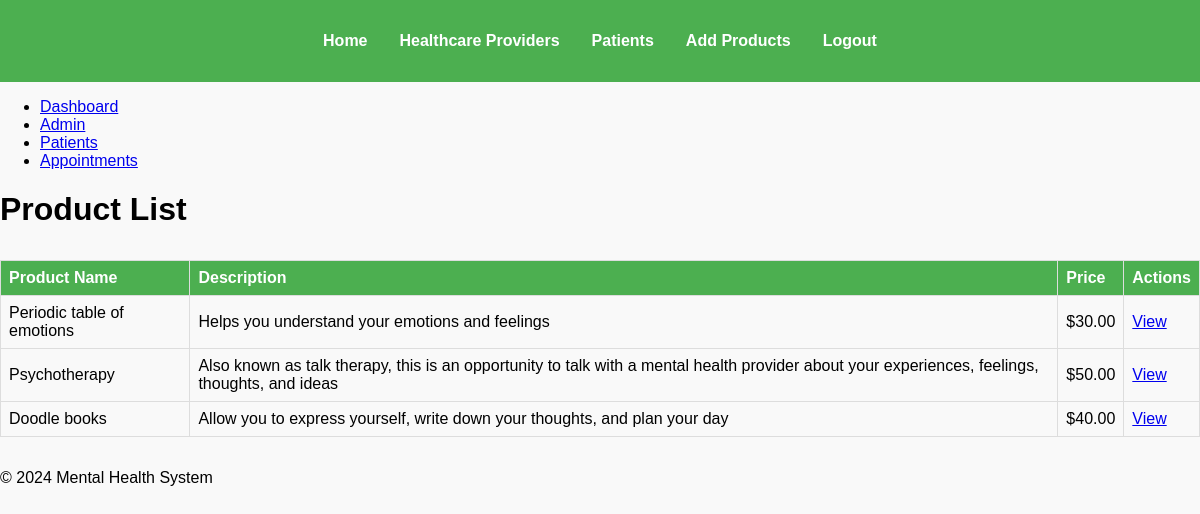
Screenshot of /products/ with the database file from the repository.
### records_app/models.py (models this page shows, shortened)
class Product(models.Model):
    product_name = models.CharField(max_length=200)
    description = models.TextField()
    price = models.DecimalField(max_digits=10, decimal_places=2)

### records_app/views.py (the view)
# urls.py: path('products/', views.product_list, name='product_list'),
def product_list(request):
    products = Product.objects.all()
    return render(request, 'providers/products/product_list.html', {'products': products})

### records_app/templates/providers/products/product_list.html (shortened to what this page needs)
{% extends "base.html" %}
{% block content %}
<h1>Product List</h1>
<table>
    <thead>
        <tr>
            <th>Product Name</th>
            <th>Description</th>
            <th>Price</th>
            <th>Actions</th>
        </tr>
    </thead>
    <tbody>
        {% for product in products %}
        <tr>
            <td>{{ product.product_name }}</td>
            <td>{{ product.description }}</td>
            <td>${{ product.price }}</td>
            <td>
                <a href="{% url 'product_detail' product.id %}">View</a>
            </td>
        </tr>
        {% endfor %}
    </tbody>
</table>
{% endblock %}

### records_app/templates/base.html (shortened to what this page needs)
{% load static %}
<!DOCTYPE html>
<html lang="en">
<head>
    <link rel="stylesheet" href="{% static 'css/styles.css' %}">
</head>
<body>
    <header>
        <nav class="top-nav">
            <ul>
                <li><a href="/">Home</a></li>
                <li><a href="/providers/dashboard/">Healthcare Providers</a></li>
                <li><a href="/patients/dashboard/">Patients</a></li>
                <li><a href="/products/add/">Add Products</a></li>
                <li><a href="/logout/">Logout</a></li>
            </ul>
        </nav>
    </header>
    <div class="layout">
        <aside class="sidebar">
            <ul>
                <li><a href="/dashboard/">Dashboard</a></li>
                <li><a href="/admin/customers/">Admin</a></li>
                <li><a href="/patients/dashboard/">Patients</a></li>
                <li><a href="/appointments/">Appointments</a></li>
            </ul>
        </aside>
        <main class="main-content">
            {% block content %}
            {% endblock %}
        </main>
    </div>
    <footer>
        <p>&copy; 2024 Mental Health System</p>
    </footer>
</body>
</html>

### records_app/static/css/styles.css (style rules this page uses)
body { font-family: Arial, sans-serif; margin: 0; padding: 0; background-color: #f9f9f9; }
header { background-color: #4CAF50; padding: 1rem; color: white; text-align: center; }
header nav ul { list-style: none; padding: 0; display: flex; justify-content: center; }
header nav ul li { margin: 0 1rem; }
header nav ul li a { text-decoration: none; color: white; font-weight: bold; }
table { width: 100%; border-collapse: collapse; margin: 2rem 0; }
table th, table td { border: 1px solid #ddd; padding: 8px; text-align: left; }
table th { background-color: #4CAF50; color: white; }

### rows the page displays
Product: product_name "Periodic table of emotions", description "Helps you understand your emotions and feelings", price "30.00"
Product: product_name "Psychotherapy", description "Also known as talk therapy, this is an opportunity to talk with a mental health provider about your experiences, feelings, thoughts, and ideas", price "50.00"
Product: product_name "Doodle books", description "Allow you to express yourself, write down your thoughts, and plan your day", price "40.00"
